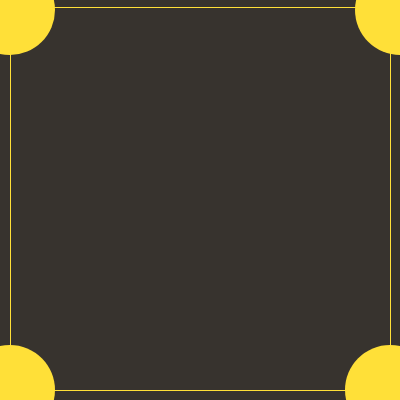
Frame 1 (no input)
Frame 60 (no input): identical to frame 1, image omitted
Frame 120 (the mouse pressed at the canvas centre since frame 60): identical to frame 1, image omitted

The p5.js sketch that drew this single still picture (run headless with seeded random() and noise() and a simulated clock; from frame 60 on, the mouse is pressed at the canvas centre):

// p5.js sketch
// ── sketch.js
//DAT405 / GAD405
//02_Coordinates

//Initialization function
function setup() {
  //Set the size of rendering window - pixels
  createCanvas(400, 400);
  fill(255,224,56)


  //No stroke for shapes
  noStroke();
}

//Rendering function
function draw() {
  background(55,51,46);
  ellipse(10,10, 90, 90);
    rect(10, 10, 1, 400);
  strokeWeight(8); // Stroke weight to 8 pixels ellipse(175, 60, 90, 90);
        ellipse(390, 390, 90, 90);
        rect(390,10,1,400)
  strokeWeight(20);  // Stroke weight to 20 pixels
        ellipse(400, 10, 90, 90);
rect(10,390, 400, 1);
        ellipse(10,390,90,90);
        rect(7,7,400,1)
  }
